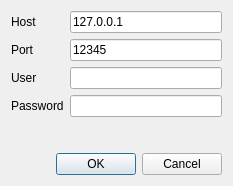
<?xml version="1.0" encoding="UTF-8"?>
<ui version="4.0">
 <class>NewConnDialog</class>
 <widget class="QDialog" name="NewConnDialog">
  <property name="geometry">
   <rect>
    <x>0</x>
    <y>0</y>
    <width>233</width>
    <height>186</height>
   </rect>
  </property>
  <property name="windowTitle">
   <string>Dialog</string>
  </property>
  <layout class="QVBoxLayout" name="verticalLayout">
   <item>
    <layout class="QFormLayout" name="formLayout">
     <item row="0" column="0">
      <widget class="QLabel" name="label">
       <property name="text">
        <string>Host</string>
       </property>
      </widget>
     </item>
     <item row="0" column="1">
      <widget class="QLineEdit" name="ln_edt_host">
       <property name="text">
        <string>127.0.0.1</string>
       </property>
      </widget>
     </item>
     <item row="1" column="0">
      <widget class="QLabel" name="label_2">
       <property name="text">
        <string>Port</string>
       </property>
      </widget>
     </item>
     <item row="1" column="1">
      <widget class="QLineEdit" name="ln_edt_port">
       <property name="text">
        <string>12345</string>
       </property>
      </widget>
     </item>
     <item row="2" column="0">
      <widget class="QLabel" name="label_3">
       <property name="text">
        <string>User</string>
       </property>
      </widget>
     </item>
     <item row="2" column="1">
      <widget class="QLineEdit" name="ln_edt_usr"/>
     </item>
     <item row="3" column="0">
      <widget class="QLabel" name="label_4">
       <property name="text">
        <string>Password</string>
       </property>
      </widget>
     </item>
     <item row="3" column="1">
      <widget class="QLineEdit" name="ln_edt_psswd"/>
     </item>
    </layout>
   </item>
   <item>
    <widget class="QDialogButtonBox" name="buttonBox">
     <property name="orientation">
      <enum>Qt::Horizontal</enum>
     </property>
     <property name="standardButtons">
      <set>QDialogButtonBox::Cancel|QDialogButtonBox::Ok</set>
     </property>
    </widget>
   </item>
  </layout>
 </widget>
 <resources/>
 <connections>
  <connection>
   <sender>buttonBox</sender>
   <signal>accepted()</signal>
   <receiver>NewConnDialog</receiver>
   <slot>accept()</slot>
   <hints>
    <hint type="sourcelabel">
     <x>248</x>
     <y>254</y>
    </hint>
    <hint type="destinationlabel">
     <x>157</x>
     <y>274</y>
    </hint>
   </hints>
  </connection>
  <connection>
   <sender>buttonBox</sender>
   <signal>rejected()</signal>
   <receiver>NewConnDialog</receiver>
   <slot>reject()</slot>
   <hints>
    <hint type="sourcelabel">
     <x>316</x>
     <y>260</y>
    </hint>
    <hint type="destinationlabel">
     <x>286</x>
     <y>274</y>
    </hint>
   </hints>
  </connection>
 </connections>
</ui>
